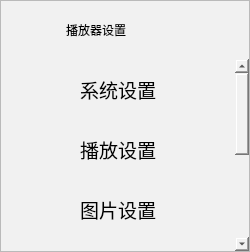
    <widget class="QFrame" name="frame">
     <property name="sizePolicy">
      <sizepolicy hsizetype="Fixed" vsizetype="Preferred">
       <horstretch>0</horstretch>
       <verstretch>0</verstretch>
      </sizepolicy>
     </property>
     <property name="maximumSize">
      <size>
       <width>250</width>
       <height>16777215</height>
      </size>
     </property>
     <property name="styleSheet">
      <string notr="true">background-color: rgb(241, 241, 241);</string>
     </property>
     <property name="frameShape">
      <enum>QFrame::StyledPanel</enum>
     </property>
     <property name="frameShadow">
      <enum>QFrame::Raised</enum>
     </property>
     <layout class="QVBoxLayout" name="verticalLayout">
      <property name="spacing">
       <number>0</number>
      </property>
      <property name="leftMargin">
       <number>0</number>
      </property>
      <property name="topMargin">
       <number>0</number>
      </property>
      <property name="rightMargin">
       <number>0</number>
      </property>
      <property name="bottomMargin">
       <number>0</number>
      </property>
      <item>
       <widget class="QFrame" name="frame_11">
        <property name="styleSheet">
         <string notr="true">border:none;</string>
        </property>
        <property name="frameShape">
         <enum>QFrame::StyledPanel</enum>
        </property>
        <property name="frameShadow">
         <enum>QFrame::Raised</enum>
        </property>
        <layout class="QHBoxLayout" name="horizontalLayout_7">
         <item>
          <widget class="QPushButton" name="pushButton_4">
           <property name="enabled">
            <bool>true</bool>
           </property>
           <property name="minimumSize">
            <size>
             <width>40</width>
             <height>40</height>
            </size>
           </property>
           <property name="maximumSize">
            <size>
             <width>50</width>
             <height>50</height>
            </size>
           </property>
           <property name="styleSheet">
            <string notr="true">QPushButton{
	border:none;
	background:transparent;
}</string>
           </property>
           <property name="text">
            <string/>
           </property>
           <property name="icon">
            <iconset>
             <normaloff>:/new/prefix1/icons/logo.svg</normaloff>:/new/prefix1/icons/logo.svg</iconset>
           </property>
           <property name="iconSize">
            <size>
             <width>40</width>
             <height>40</height>
            </size>
           </property>
          </widget>
         </item>
         <item>
          <widget class="QLabel" name="label">
           <property name="enabled">
            <bool>true</bool>
           </property>
           <property name="styleSheet">
            <string notr="true">font: 14pt &quot;Microsoft YaHei UI&quot;;
</string>
           </property>
           <property name="text">
            <string>播放器设置</string>
           </property>
           <property name="alignment">
            <set>Qt::AlignLeading|Qt::AlignLeft|Qt::AlignVCenter</set>
           </property>
          </widget>
         </item>
        </layout>
       </widget>
      </item>
      <item>
       <widget class="QListWidget" name="listWidget">
        <property name="font">
         <font>
          <pointsize>14</pointsize>
         </font>
        </property>
        <property name="styleSheet">
         <string notr="true">QListWidget{
	border:none;
	text-align: center;
}
QListWidget::item {
	text-align: center;
     height: 60px;
 }
 QListWidget::item:selected {
     background-color: #3586ff;
       
}</string>
        </property>
        <item>
         <property name="text">
          <string>系统设置</string>
         </property>
         <property name="font">
          <font>
           <family>Microsoft YaHei UI</family>
           <pointsize>14</pointsize>
          </font>
         </property>
         <property name="textAlignment">
          <set>AlignCenter</set>
         </property>
        </item>
        <item>
         <property name="text">
          <string>播放设置</string>
         </property>
         <property name="font">
          <font>
           <family>Microsoft YaHei UI</family>
           <pointsize>14</pointsize>
          </font>
         </property>
         <property name="textAlignment">
          <set>AlignCenter</set>
         </property>
        </item>
        <item>
         <property name="text">
          <string>图片设置</string>
         </property>
         <property name="font">
          <font>
           <family>Microsoft YaHei UI</family>
           <pointsize>14</pointsize>
          </font>
         </property>
         <property name="textAlignment">
          <set>AlignCenter</set>
         </property>
        </item>
        <item>
         <property name="text">
          <string>字幕设置</string>
         </property>
         <property name="font">
          <font>
           <family>Microsoft YaHei UI</family>
           <pointsize>14</pointsize>
          </font>
         </property>
         <property name="textAlignment">
          <set>AlignCenter</set>
         </property>
        </item>
        <item>
         <property name="text">
          <string>声音设置</string>
         </property>
         <property name="font">
          <font>
           <family>Microsoft YaHei UI</family>
           <pointsize>14</pointsize>
          </font>
         </property>
         <property name="textAlignment">
          <set>AlignCenter</set>
         </property>
        </item>
        <item>
         <property name="text">
          <string>鼠标热键</string>
         </property>
         <property name="font">
          <font>
           <family>Microsoft YaHei UI</family>
           <pointsize>14</pointsize>
          </font>
         </property>
         <property name="textAlignment">
          <set>AlignCenter</set>
         </property>
        </item>
       </widget>
      </item>
     </layout>
    </widget>
